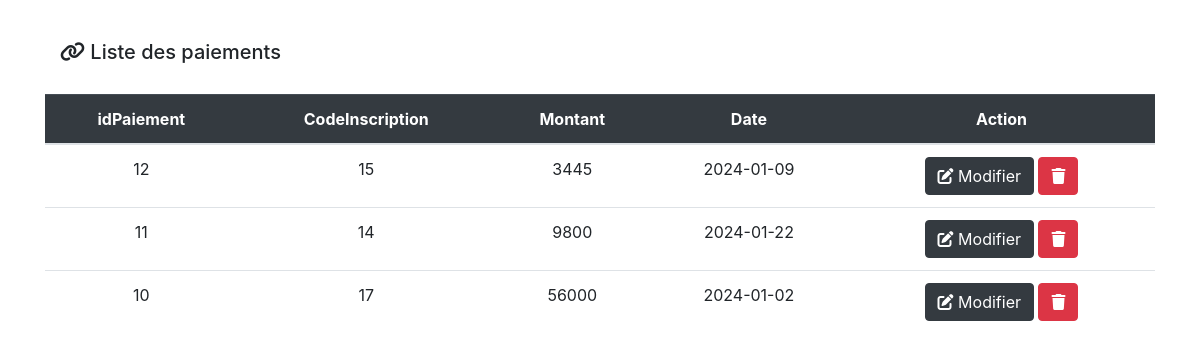
Screenshot of /Pages/Liste_Paiements.php with the database file from the repository.
### tables this page shows
CREATE TABLE IF NOT EXISTS `paiement` (
  `idPaiement` int NOT NULL AUTO_INCREMENT,
  `codeInscription` int NOT NULL,
  `montant` int NOT NULL,
  `date` date NOT NULL,
  PRIMARY KEY (`idPaiement`),
  KEY `FK_Inscription_Paiement` (`codeInscription`)
);

### Pages/Liste_Paiements.php (the view, shortened to what this page needs)
<?php
include "Connexion.php";
?>
<!DOCTYPE html>
<html lang="en">
<head>
  <link rel="stylesheet" type="text/css" href="../css/bootstrap.min.css">
  <link rel="stylesheet" type="text/css" href="../css/all.min.css">
</head>
<body>
  <div class="container" style="margin-top:40px;">
    <div class="col-auto">
        <h5><i class="fa fa-link"></i>  Liste des paiements</h5>
    </div>
    <div class="table-responsive" style="margin-top:30px">
      <table class="table table-hover text-center">
        <thead class="table-dark">
          <tr>
            <th scope="col">idPaiement</th>
            <th scope="col">CodeInscription</th>
            <th scope="col">Montant</th>
            <th scope="col">Date</th>
            <th scope="col">Action</th>
          </tr>
        </thead>
        <tbody>
          <?php
          $sql = "SELECT * FROM `paiement`";
          $result = mysqli_query($conn, $sql);
          while ($row = mysqli_fetch_assoc($result)) {
          ?>
            <tr>
              <td><?php echo $row["idPaiement"] ?></td>
              <td><?php echo $row["codeInscription"] ?></td>
              <td><?php echo $row["montant"] ?></td>
              <td><?php echo $row["date"] ?></td>
              <td>
                <a href="Modifier_Paiement.php?idPaiement=<?php echo $row["idPaiement"] ?>" class="btn btn-dark" name="submit"><i class="fa-solid fa-pen-to-square fs-5 me-3"></i> Modifier</a>
                <a href="Effacer_Paiement.php?idPaiement=<?php echo $row["idPaiement"] ?>" class="btn btn-danger"><i class="fa-solid fa-trash fs-5"></i></a>
              </td>
            </tr>
          <?php
          }
          ?>
        </tbody>
      </table>
    </div>
  </div>
</body>
</html>

### rows the page displays
paiement: idPaiement "12", codeInscription "15", montant "3445", date "2024-01-09"
paiement: idPaiement "11", codeInscription "14", montant "9800", date "2024-01-22"
paiement: idPaiement "10", codeInscription "17", montant "56000", date "2024-01-02"
